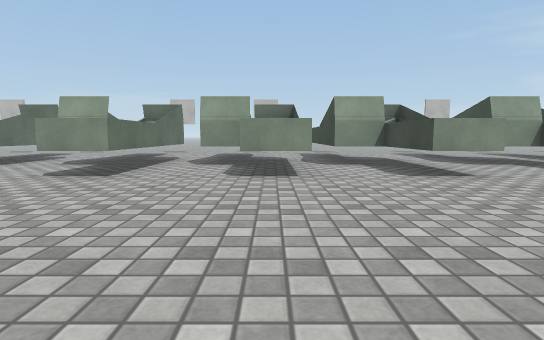
view 1 (above)

20 first-person views from a walk through a 3-D level made in the Unity game engine. The camera is 0.72 m above the floor, tilts 6° down and sees 80° across. The floor is counted in squares, 1 m on a side. Each view is taken from the middle of a square. On the plan, view 1 faces up. The plan holds only what a view shows up to about 10 squares ahead; the rest is blank. The place goes on beyond the plan. Surface patterns are stand-ins for the level's own textures.

view 2
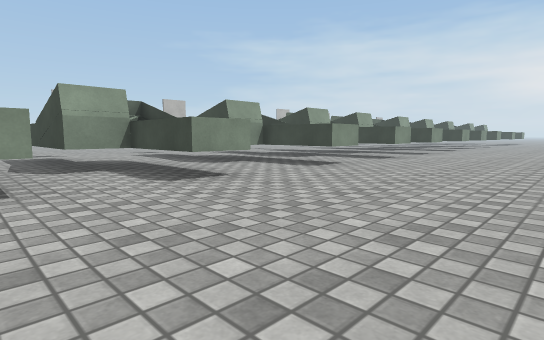

view 3
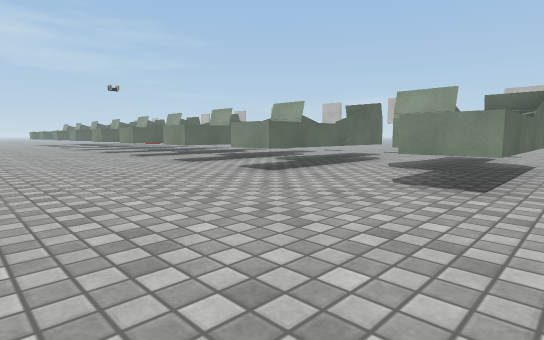

view 4
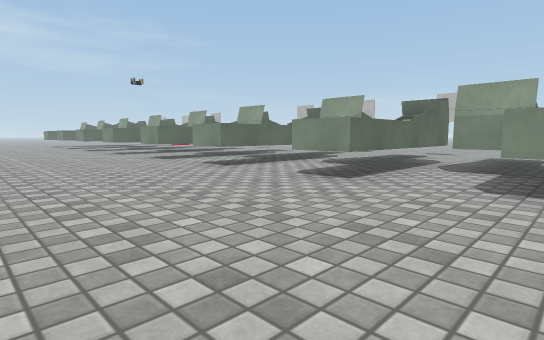

view 5
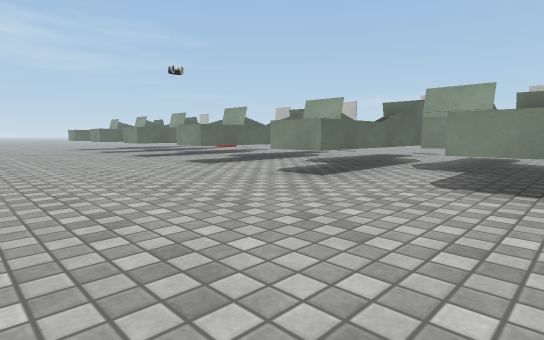

view 6
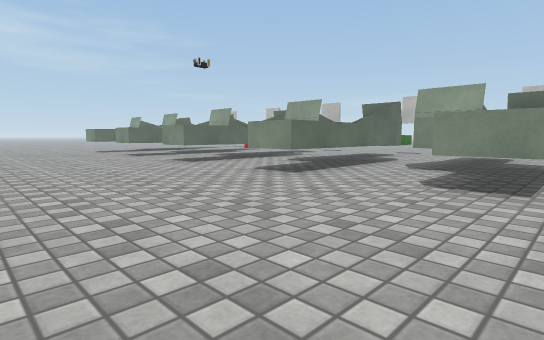

view 7
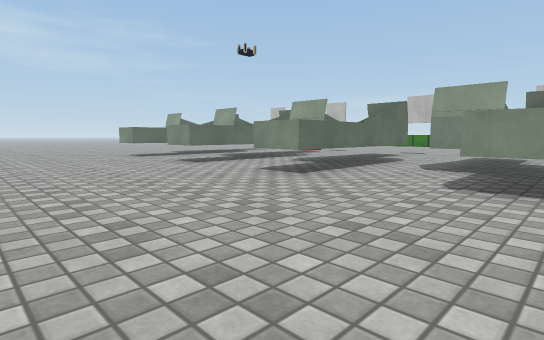

view 8
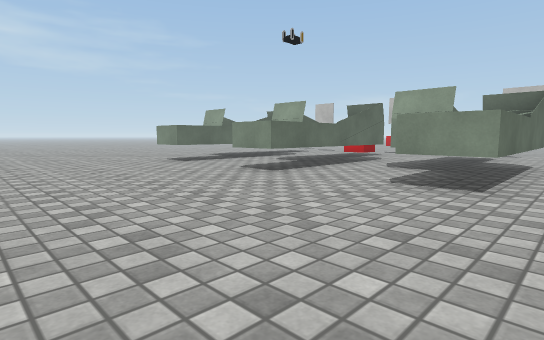

view 9
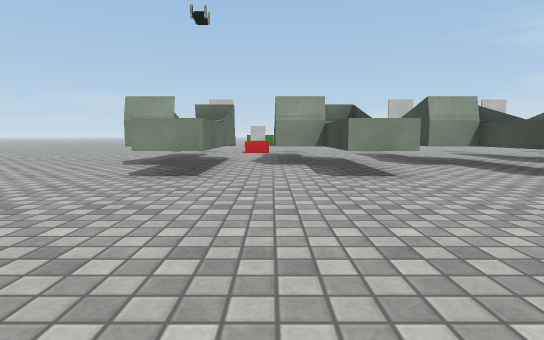

view 10
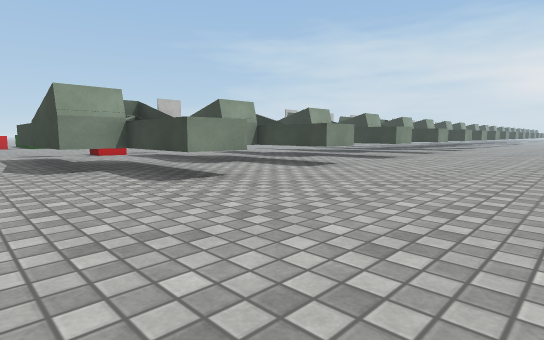

view 11
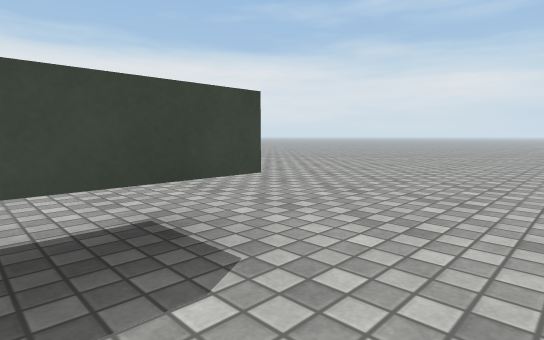

view 12
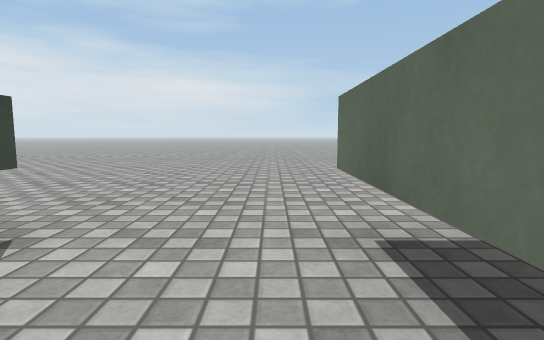

view 13
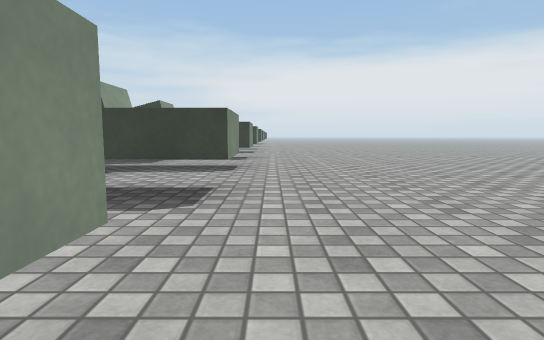

view 14
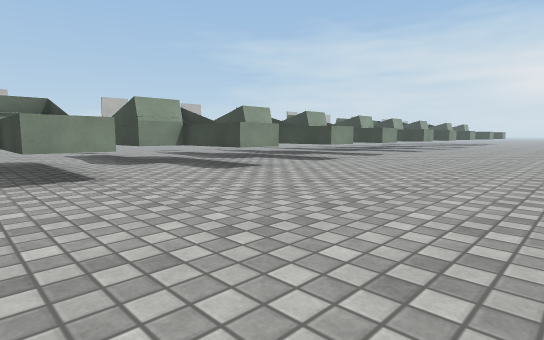

view 15
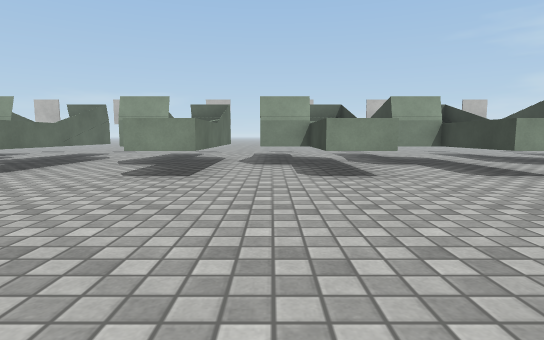

view 16
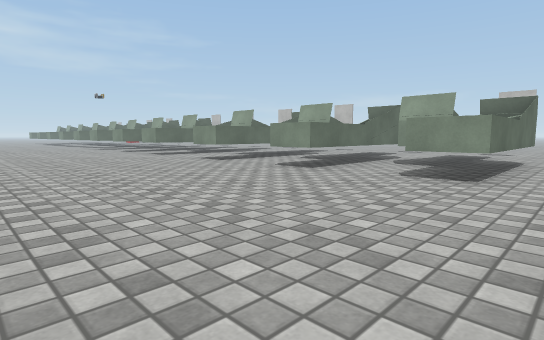

view 17
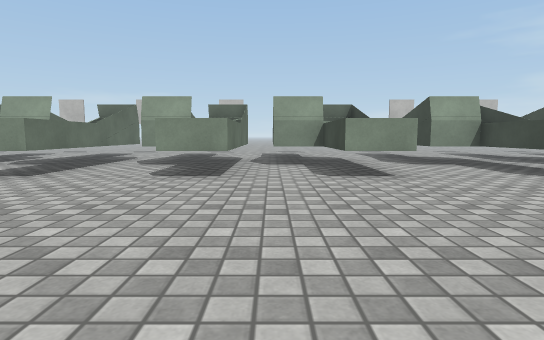

view 18
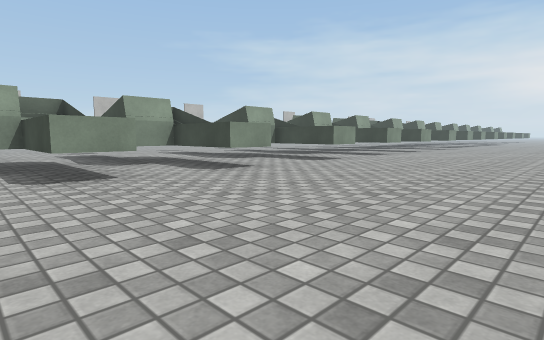

view 19
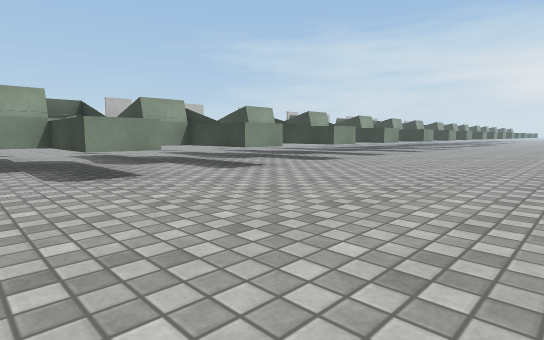

view 20
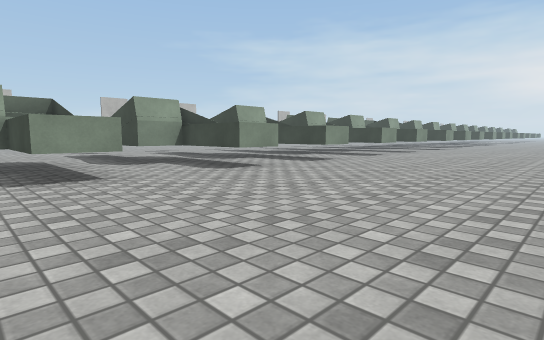

### Floor plan
Key: @ floor where view 1 was taken; # wall or solid block; . floor; ^ raised ledge; T thing the floor can be seen under or through.
Columns run from 35 left of view 1 to 13 right of it. Each row starts with its distance up from view 1.
 13  ..
 12  .#.       .. ^.. ..     .^           ..
 11  .#..      ..  .. ..     .      .   .#...
 10 ..^ ## #.^ #.  #. #.  #  #  #.^ #. #.^ #. #.
  9 ..T T###.  #.  #.##.  #  #  #.###. #.###.##.
  8 ..TTT##^.##^.##^.#^.########^.##^.#^.#^^.#^.#####
  7 ...TT..#..##..##..#..##.##.##..##..#..##..#..# .#
  6 ...T^..#..##..##..#..#^.^#.^#..^#..#..#^..#..##.^
  5 .................................................
  4 .................................................
  3 .................................................
  2 .................................................
  1 .................................................
  0   ............................    .@.............
 -1   ..............                             ....
 -2   ..............                              ...

Where each view was taken, in squares from view 1:
view 1: 0 up, 0 right, facing up
view 2: 1 up, 0 right, facing up-right
view 3: 1 up, 2 left, facing up-left
view 4: 1 up, 7 left, facing up-left
view 5: 1 up, 13 left, facing up-left
view 6: 1 up, 16 left, facing up-left
view 7: 1 up, 20 left, facing up-left
view 8: 1 up, 23 left, facing up-left
view 9: 0 up, 30 left, facing up
view 10: 1 up, 35 left, facing up-right
view 11: 7 up, 34 left, facing down-right
view 12: 8 up, 27 left, facing down
view 13: 5 up, 3 right, facing right
view 14: 0 up, 2 right, facing up-right
view 15: 0 up, 9 right, facing up
view 16: 0 up, 5 right, facing up-left
view 17: 0 up, 9 left, facing up
view 18: 0 up, 12 left, facing up-right
view 19: 0 up, 19 left, facing up-right
view 20: 0 up, 22 left, facing up-right
